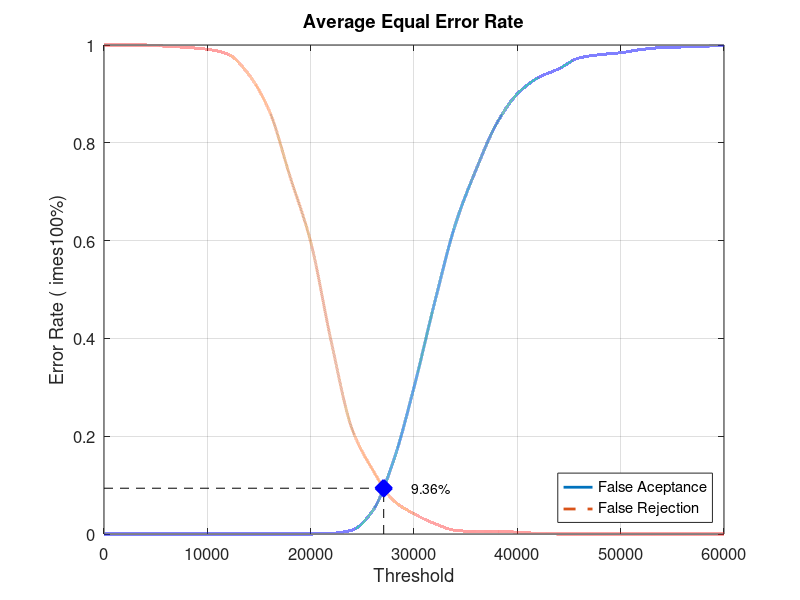
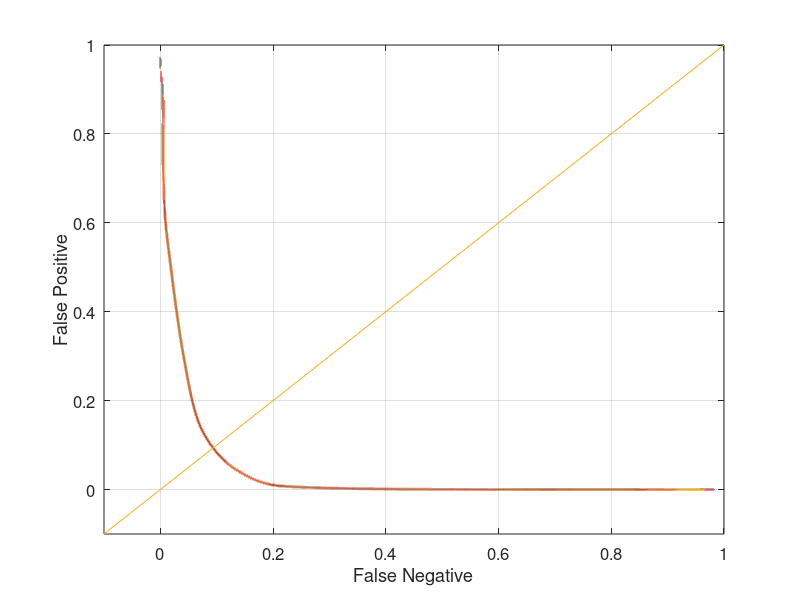

Write the MATLAB code that produced these figures, in order.
close all;
clear;
clc;
x = 0:2000:60000;
xq = 0:0.5:60000;

y0 = [0 0 0 0 0 0 0 0 0 0 0 0.00131579 0.00789474 0.0473684 0.148684 0.3 0.473684 0.632895 0.744737 0.839474 0.9 0.932895 0.951316 0.973684 0.980263 0.984211 0.990789 0.994737 0.996053 0.997368 1]
yy0 = interp1(x, y0, xq, 'pchip');
y1 = [1 1 1 0.9975 0.995 0.99125 0.98125 0.94 0.865 0.73125 0.5975 0.3925 0.215 0.13125 0.06875 0.04125 0.02125 0.0075 0.005 0.005 0.00375 0.00125 0 0 0 0 0 0 0 0 0]
yy1 = interp1(x, y1, xq, 'pchip');

% Calculating EER: 
y2 = abs(y0 - y1);
find(y2 == min(y2))
yy2 = abs(yy0 - yy1);
xEER = find(yy2 == min(yy2));
xEERIndex = xq(xEER) % X-axis EER
yEER = yy0(xEER) % Y-axis EER

main = figure
plot(xq, yy0,'-','LineWidth', 2);	hold on
plot(xq, yy1,'--','LineWidth', 2);	hold on
plot([xEERIndex xEERIndex], [0 yEER], 'k--');	hold on
plot([0 xEERIndex], [yEER yEER], 'k--');	hold on
plot(xEERIndex, yEER, 'bx', 'LineWidth', 10);	hold on
text(xEERIndex + 10 * xEERIndex / 100, yEER, [num2str(round((10000 * yEER)) / 100) '%'])
legend('False Aceptance', 'False Rejection', 'Location', 'SouthEast')
xlabel('Threshold')
ylabel('Error Rate (	imes100%)')
title('Average Equal Error Rate')
set(gca, 'FontSize', 12)
axis([0 60000 0 1])
grid on

print(main, 'Experiment4AverageMain', '-dpng');
FNRxFPR = figure('Color', [1 1 1]);
plot(yy1, yy0, '-', yy1, yy0, 'LineWidth', 2);
hold on
y = -0.1:0.1:1
plot(y, y); 
set(gca, 'FontSize', 12)
xlabel('False Negative')
ylabel('False Positive')
axis([-0.1 1 -0.1 1])
set(gca, 'FontSize', 12)
grid on

print(FNRxFPR, 'Experiment4AverageFNRxFPR','-dpng');
